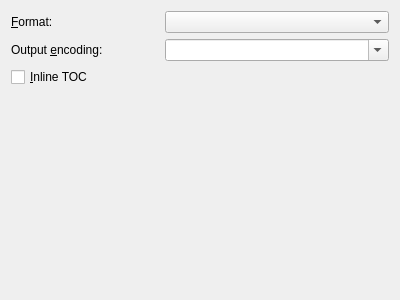
<?xml version="1.0" encoding="UTF-8"?>
<ui version="4.0">
 <class>Form</class>
 <widget class="QWidget" name="Form">
  <property name="geometry">
   <rect>
    <x>0</x>
    <y>0</y>
    <width>400</width>
    <height>300</height>
   </rect>
  </property>
  <property name="windowTitle">
   <string>Form</string>
  </property>
  <layout class="QFormLayout" name="formLayout">
   <item row="0" column="0">
    <widget class="QLabel" name="label">
     <property name="text">
      <string>&amp;Format:</string>
     </property>
     <property name="buddy">
      <cstring>opt_format</cstring>
     </property>
    </widget>
   </item>
   <item row="0" column="1">
    <widget class="QComboBox" name="opt_format"/>
   </item>
   <item row="1" column="0">
    <widget class="QLabel" name="label_2">
     <property name="text">
      <string>Output &amp;encoding:</string>
     </property>
     <property name="buddy">
      <cstring>opt_pdb_output_encoding</cstring>
     </property>
    </widget>
   </item>
   <item row="1" column="1">
    <widget class="EncodingComboBox" name="opt_pdb_output_encoding">
     <property name="editable">
      <bool>true</bool>
     </property>
    </widget>
   </item>
   <item row="2" column="0">
    <widget class="QCheckBox" name="opt_inline_toc">
     <property name="text">
      <string>&amp;Inline TOC</string>
     </property>
    </widget>
   </item>
   <item row="3" column="0">
    <spacer name="verticalSpacer">
     <property name="orientation">
      <enum>Qt::Vertical</enum>
     </property>
     <property name="sizeHint" stdset="0">
      <size>
       <width>148</width>
       <height>246</height>
      </size>
     </property>
    </spacer>
   </item>
  </layout>
 </widget>
 <customwidgets>
  <customwidget>
   <class>EncodingComboBox</class>
   <extends>QComboBox</extends>
   <header>calibre/gui2/widgets.h</header>
  </customwidget>
 </customwidgets>
 <resources/>
 <connections/>
</ui>
